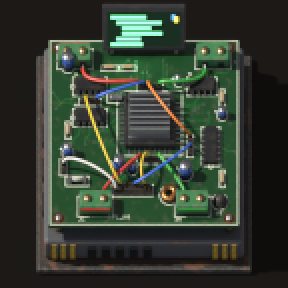
#> input picture Pythonator/thumbnail.png, 144 x 144 px (shown 2 times larger)
$ python make-gif.py ../Pythonator out.png
#> lines starting #> are read from the running program, lines starting #| are printed output that depends on the picture
# /// script
# requires-python = ">=3.11"
# dependencies = ["pillow"]
# ///
"""Složí animovaný GIF ze snímků, které hra uložila příkazem game.take_screenshot.

Spuštění: uv run tools/make-gif.py <složka se snímky> <výstup.gif> [--fps 15] [--width 800]
Snímky se řadí podle jména (f001.png, f002.png …). Postup snímání: docs/development.md → Obrázky a GIF ze hry.
"""

import argparse
import sys
from pathlib import Path

from PIL import Image


def load_frames(folder: Path, width: int | None) -> list[Image.Image]:
    """Načte snímky ze složky seřazené podle jména a volitelně je zmenší na šířku `width` (px)."""
    paths = sorted(p for p in folder.iterdir() if p.suffix.lower() in {".png", ".jpg", ".jpeg"})
    frames = []
    for path in paths:
        img = Image.open(path).convert("RGB")
        if width and img.width > width:
            img = img.resize((width, round(img.height * width / img.width)), Image.Resampling.LANCZOS)
        frames.append(img)
    return frames


def save_gif(frames: list[Image.Image], out: Path, fps: float) -> None:
    """Uloží snímky jako nekonečně opakovaný GIF.

    Paleta se počítá z prvního snímku a sdílí ji všechny – jinak barvy mezi snímky blikají.
    """
    palette = frames[0].quantize(colors=256, method=Image.Quantize.MEDIANCUT)
    paletted = [f.quantize(palette=palette, dither=Image.Dither.NONE) for f in frames]
    paletted[0].save(out, save_all=True, append_images=paletted[1:], duration=round(1000 / fps), loop=0,
                     optimize=True)


def main() -> int:
    """Vstupní bod: argumenty z příkazové řádky, kontrola vstupu, uložení GIFu."""
    parser = argparse.ArgumentParser(description="GIF ze snímků hry (game.take_screenshot).")
    parser.add_argument("folder", type=Path, help="složka se snímky")
    parser.add_argument("out", type=Path, help="výstupní soubor .gif")
    parser.add_argument("--fps", type=float, default=15, help="snímků za sekundu (výchozí 15)")
    parser.add_argument("--width", type=int, default=800, help="největší šířka v px (výchozí 800, 0 = beze změny)")
    args = parser.parse_args()

    if not args.folder.is_dir():
        print(f"Složka neexistuje: {args.folder}", file=sys.stderr)
        return 1
    frames = load_frames(args.folder, args.width or None)
#> frames = 1 item
    if not frames:
        print(f"Ve složce nejsou snímky: {args.folder}", file=sys.stderr)
        return 1
    save_gif(frames, args.out, args.fps)
#> in save_gif, `paletted[0].save(out, save_all=True, append_images=paletted[1:], durat..`:
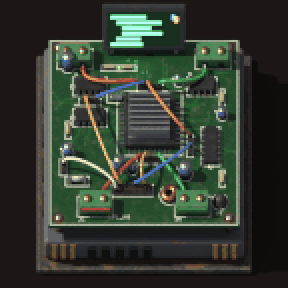
#> saved as out.png: PIL image 144x144 P (shown 2 times larger); mean R, G, B 51.3, 58.4, 48.3
    size_kb = args.out.stat().st_size // 1024
    print(f"{args.out}: {len(frames)} snímků, {frames[0].width}×{frames[0].height}, {size_kb} kB")
#| out.png: 1 snímků, 144×144, 10 kB
    return 0


if __name__ == "__main__":
    sys.exit(main())
#> (the program exits here)
